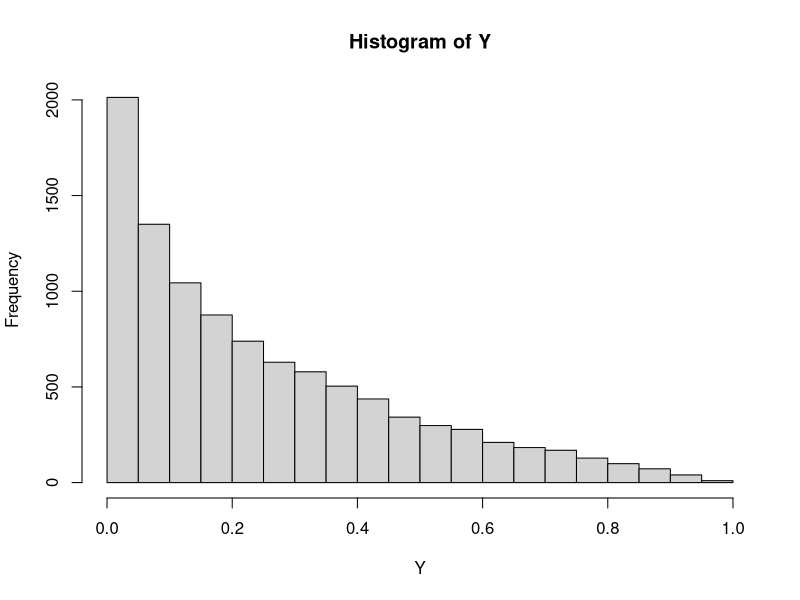
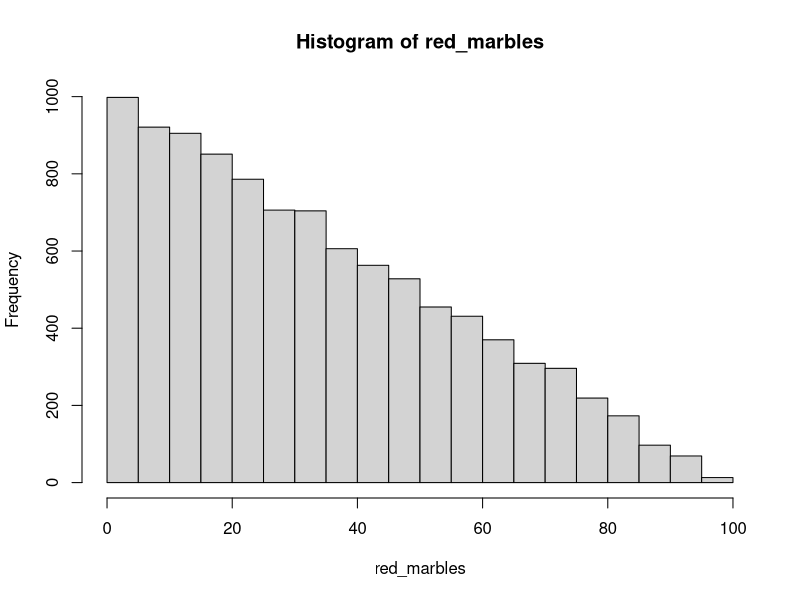

The R script that drew these images, in order:
# MAT 373, Day 28

# Example 1: The broken stick

# Determine a breakpoint for a stick.
x <- runif(1)

# Break y again
y <- runif(1,min = 0,max=x)

### Do this several times
n_times <- 10000
Y <- replicate(n_times, {

  x <- runif(1)
  
  runif(1,min = 0,max=x)
}
)
hist(Y)
mean(Y)

# Example 2: Marbles in a jar
# Created with chatGPT prompt: "get a random sample of three integers that sum to 100 in R
marble_colors <- 3        # Number of marble colors

# Generate two random points to split the sum of 100 into three parts
random_points <- sort(sample(1:99, marble_colors - 1))
random_colors <- diff(c(0, random_points, 100))

# The first value is the number of red balls
random_colors[1]



### Do this several times
n_times <- 10000
red_marbles <- replicate(n_times, {
  
  marble_colors <- 3       # Number of marble colors
  
  # Generate two random points to split the sum of 100 into three parts
  random_points <- sort(sample(1:99, marble_colors - 1))
  random_colors <- diff(c(0, random_points, 100))
  
  # The first value is the number of red marbles
  random_colors[1]
  
  
}
)
hist(red_marbles)
mean(red_marbles)

